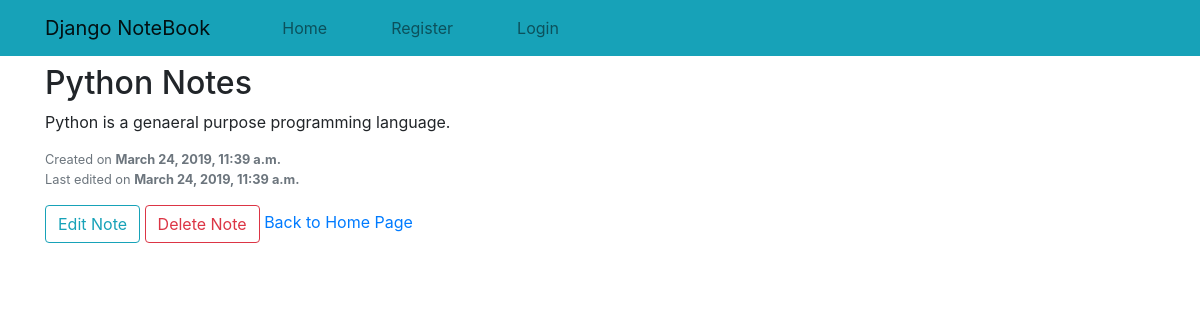
Page /note/4/ on the earlier database version.
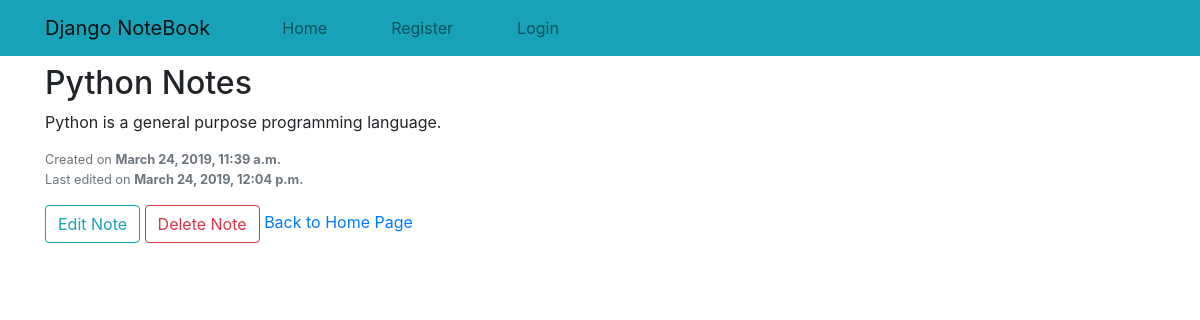
Same page on the later database version.
### notes/models.py (models this page shows, shortened)
class Note(models.Model):
    title = models.CharField(max_length=120, unique=True)
    content = models.TextField()
    created = models.DateTimeField(auto_now_add=True)
    updated = models.DateTimeField(auto_now=True)

### notes/views.py (the view)
# urls.py: path('note/<int:id>/', views.note_detail, name='note_detail'),
def note_detail(request, id):
    note = get_object_or_404(Note,id=id)
    return render(request, 'detail.html', {'note': note})

### notes/templates/detail.html
{% extends 'base.html' %}
{% block content %}
    <h2>{{ note.title }}</h2>
    <p>
        {{ note.content }}
    </p>
    <p class="text-muted small">Created on <span class="font-weight-bolder">{{ note.created }}</span> <br>
        Last edited on <span class="font-weight-bolder">{{ note.updated }}</span></p>
    <a class="btn btn-outline-info" href="{% url 'edit_note' note.id %}">Edit Note</a>
    <a class="btn btn-outline-danger" href="{% url 'delete_note' note.id %}">Delete Note</a>
    <a href="{% url 'home' %}">Back to Home Page</a>
{% endblock %}

Differences in the rows shown:
changed Note "Python Notes": content "Python is a genaeral purpose programming language." → "Python is a general purpose programming language."; updated "March 24, 2019, 11:39 a.m." → "March 24, 2019, 12:04 p.m."
